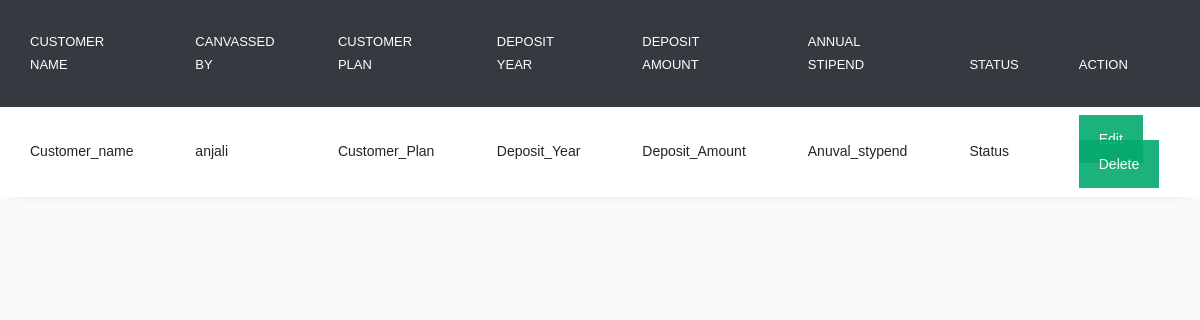
The page /show on the database its author committed.
### CMS/models.py (models this page shows, shortened)
class Customer(models.Model):
    Username=models.CharField(max_length=222)
    Password=models.CharField(max_length=120)
    Canvassed_by=models.CharField(max_length=120)
    Customer_name=models.CharField(max_length=200)
    photo=models.ImageField(upload_to='uploads/')
    Signature=models.ImageField(upload_to='uploads/')
    Pancard_no=models.CharField(max_length=200)
    Adarcard_no=models.CharField(max_length=200)
    Date_of_Birth=models.CharField(max_length=200)
    Mobile_no=models.CharField(max_length=200)
    Mobile_number1=models.CharField(max_length=200)
    Email=models.CharField(max_length=200)
    Occupation=models.CharField(max_length=200)
    Annual_income=models.CharField(max_length=200)
    Address=models.CharField(max_length=200)
    Nominee_name=models.CharField(max_length=200)
    Nominee_relation=models.CharField(max_length=200)
    Customer_status=models.CharField(max_length=200)
    Customer_Plan = models.CharField(max_length=200,choices = TYPES)
    Deposit_Amount = models.IntegerField(blank=True)
    Deposit_Year = models.IntegerField(blank=True)
    Anuval_stypend =models.FloatField(blank=True)
    Status=models.CharField(max_length=56,null=True,blank=True)

### CMS/views.py (the view)
# urls.py: path('show',views.show,name='show'),
def show(request):
    employees = Customer.objects.all()
    return render(request,"customerview.html",{'employee':employees})

### CMS/templates/customerview.html (shortened to what this page needs)
 <!DOCTYPE html>
<html lang="en">
<head>
    {% load static %}
    <link rel="stylesheet" href="{% static 'css/style.css' %}"/>
</head>
<body>
<table class="table">
    <thead class="thead-dark">
    <tr>
        <th>Customer Name</th>
        <th>Canvassed By</th>
        <th>Customer Plan</th>
        <th>Deposit Year</th>
        <th>Deposit Amount</th>
        <th>Annual Stipend</th>
        <th>Status</th>
        <th>Action</th>
    </tr>
    </thead>
    <tbody>
{% for employee in employee %}
    <tr>
        <td>{{ employee.Customer_name }}</td>
        <td>{{ employee.Canvassed_by }}</td>
        <td>{{ employee.Customer_Plan }}</td>
        <td>{{ employee.Deposit_Year }}</td>
        <td>{{ employee.Deposit_Amount }}</td>
        <td>{{ employee.Anuval_stypend }}</td>
        <td>{{ employee.Status }}</td>
        <td>
            <a class="registerbtn" href="/edit/{{ employee.id }}">Edit</a>
           <a class="registerbtn" href="/delete/{{ employee.id }}">Delete</a>
        </td>
    </tr>
{% endfor %}
    </tbody>
</table>
<br>
<br>
</body>
</html>

### CMS/templates/customerview.html (style rules this page uses)
* { box-sizing: border-box; }
tr:nth-child(odd) { background-color: #d0e0d9 ; }
th { background-color: #a7b0b8 ; }
.registerbtn { background-color: #04AA6D; color: white; padding: 16px 20px; margin: 8px 0; border: none; cursor: pointer; width: 20%; opacity: 0.9; }

### rows shown on the page
Customer: Customer_name "Customer_name", Canvassed_by "anjali", Customer_Plan "Customer_Plan", Deposit_Year "Deposit_Year", Deposit_Amount "Deposit_Amount", Anuval_stypend "Anuval_stypend", Status "Status"
